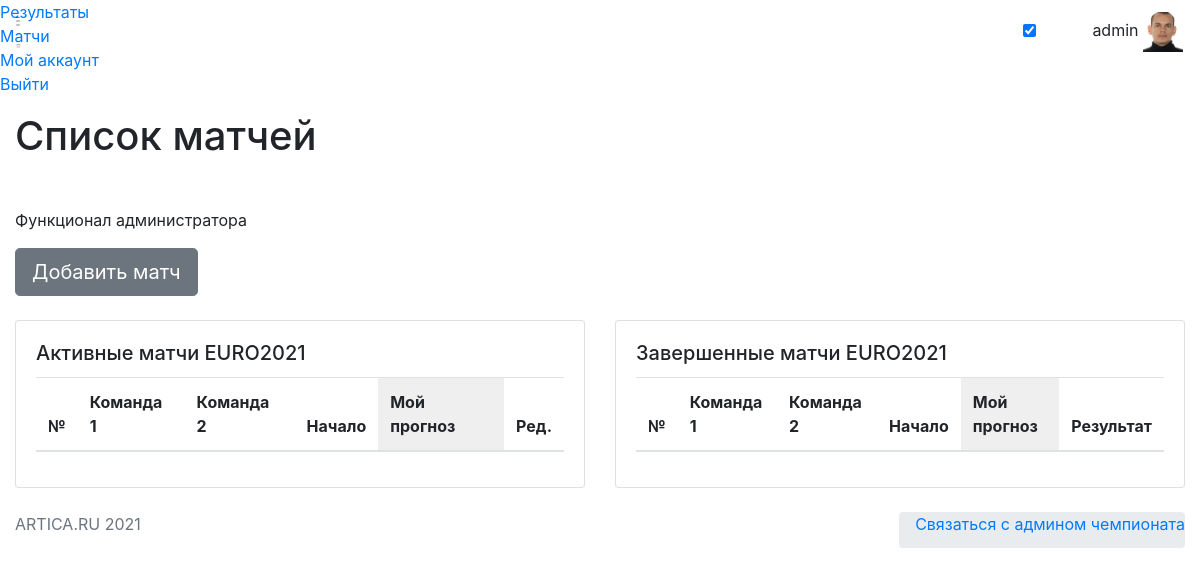
The page /matchs (signed in) on the database as committed earlier.
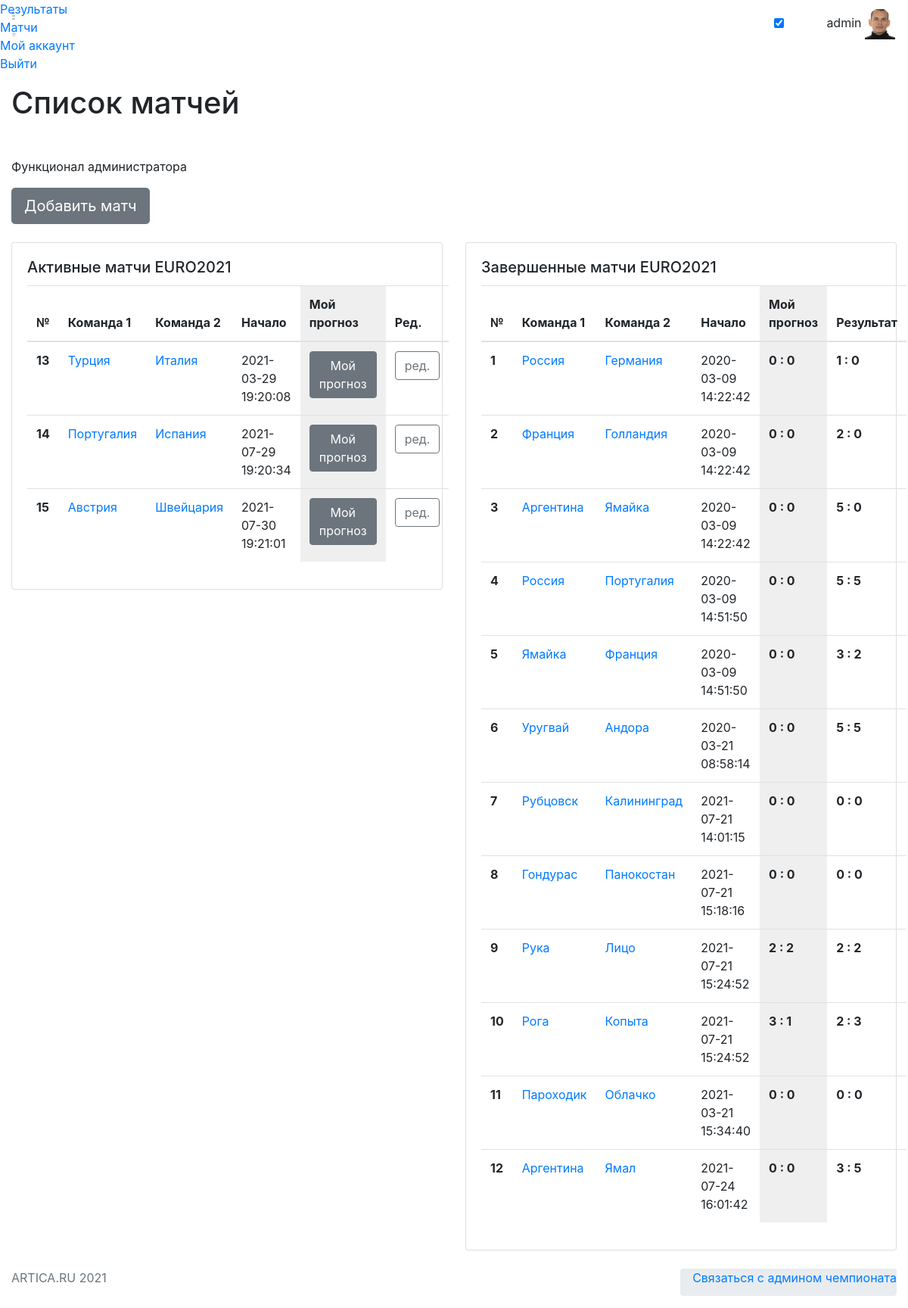
The same page on the database as committed later.
### app/models.py (models this page shows, shortened)
class User(UserMixin, db.Model):
    id = db.Column(db.Integer, primary_key=True)
    username = db.Column(db.String(64), index=True, unique=True)
    email = db.Column(db.String(120), index=True, unique=True)
    password_hash = db.Column(db.String(128))
    pred = db.relationship('Bets', backref='author', lazy='dynamic')
    avatar = db.Column(db.String(128))
    about_me = db.Column(db.String(140))
    fio = db.Column(db.String(140))

class Match(db.Model):
    id = db.Column(db.Integer, primary_key=True)
    team1 = db.Column(db.String(64))
    team2 = db.Column(db.String(64))
    t1_res =  db.Column(db.Integer)
    t2_res = db.Column(db.Integer)
    timestamp = db.Column(db.DateTime, index=True, default=datetime.utcnow)
    completed = db.Column(db.Boolean, default=False)

class Bets(db.Model):
    id = db.Column(db.Integer, primary_key=True)
    match_id = db.Column(db.String(140), db.ForeignKey('match.id'))
    user_id = db.Column(db.Integer, db.ForeignKey('user.id'))
    t1_pre = db.Column(db.Integer, default=0)
    t2_pre = db.Column(db.Integer, default=0)
    comment = db.Column(db.String(140))
    timestamp = db.Column(db.DateTime, index=True, default=datetime.utcnow)
    res_scor = db.Column(db.Integer)

### app/routes.py (the view)
@app.route('/matchs', methods=['GET', 'POST'])
@login_required
def matchs():
    matchs = Match.query.all()
    bets = Bets.query.filter_by(user_id=current_user.id).all()
    return render_template('matchs.html', matchs=matchs, bets=bets)

### app/models.py (called while the page is built)
@login.user_loader
def load_user(id):
    return User.query.get(int(id))

### app/templates/matchs.html (shortened to what this page needs)
{% extends  'base.html' %}
{% block content_title %}
    Список матчей
{% endblock %}
{% block content%}
    {% if current_user.username == 'admin' %}
    <div>
        <p>Функционал администратора</p>
    <form style="padding-bottom: 20px;" action="{{ url_for('matchadd') }}">
        <button type="submit" class="btn btn-secondary btn-lg mb-1">Добавить матч</button>
    </form>
    </div>
    {% endif %}
    <div class="row">
        <div class="col-lg-6 col-md-6 mb-4">
            <div class="card">
                <div class="card-body">
                    <h5 class="card-title">Активные матчи EURO2021</h5>
                        <table  width="100%" class="table">
                            <thead>
                                <tr>
                                    <th width="5px;" scope="col">№</th>
                                    <th scope="col">Команда 1</th>
                                    <th scope="col">Команда 2</th>
                                    <th scope="col">Начало</th>
                                    <th style="background-color: #efefef;" scope="col">Мой прогноз</th>
                                    {% if current_user.username == 'admin' %}<th scope="col">Ред.</th>
                                    {% endif %}
                                </tr>
                            </thead>
                            <tbody>
                                <tr>
                    {% if current_user.username == 'admin' %}
                                {% for match in matchs %}
                                    {% if match.completed%}
                                    {%else%}
                                        <th scope="row">{{match.id}}</th>
                                        <td><a href="{{ url_for('editmatchs', match_id = match.id) }}">{{match.team1}}</a></td>
                                        <td><a href="{{ url_for('editmatchs', match_id = match.id) }}">{{match.team2}}</a></td>
                                        <td>{{match.timestamp}}</td>
                                        {%for bet in bets if bet.match_id | int == match.id | int %}
                                                <td style="background-color: #efefef;"><b>{{bet.t1_pre}} : {{bet.t2_pre}}</b> <a href="{{ url_for('editbets', match_id = match.id) }}"><span class="btn btn btn-outline-secondary btn-xs">Изменить</span></a></td>
                                        {%else%}
                                                <td style="background-color: #efefef;"><b><a href="{{ url_for('editbets', match_id = match.id) }}"><span class="btn btn btn-secondary btn-xs">Мой прогноз</span></a></td>
                                        {% endfor %}
                                        {% if current_user.username == 'admin' %}<th scope="col"><a href="{{ url_for('editmatchs', match_id = match.id) }}"><span class="btn btn btn-outline-secondary btn-xs">ред.</span></a></th>
                                        {% endif %}
                                        </tr>
                                        {% endif %}
                                        {% endfor %}
                     {% endif %}
                            </tr>
                        </tbody>
                    </table>
                </div>
            </div>
        </div>
            <div class="col-lg-6 col-md-6 mb-4">
            <div class="card">
                <div class="card-body">
                    <h5 class="card-title">Завершенные матчи EURO2021</h5>
                        <table  width="100%" class="table">
                            <thead>
                                <tr>
                                    <th width="5px;" scope="col">№</th>
                                    <th scope="col">Команда 1</th>
                                    <th scope="col">Команда 2</th>
                                    <th scope="col">Начало</th>
                                    <th style="background-color: #efefef;" scope="col">Мой прогноз</th>
                                    <th scope="col">Результат</th>
                                </tr>
                            </thead>
                            <tbody>
                                <tr>
                    {% if current_user.username == 'admin' %}
                                {% for match in matchs %}
                                    {% if match.completed%}
                                        <th scope="row">{{match.id}}</th>
                                        <td><a href="{{ url_for('editmatchs', match_id = match.id) }}">{{match.team1}}</a></td>
                                        <td><a href="{{ url_for('editmatchs', match_id = match.id) }}">{{match.team2}}</a></td>
                                        <td>{{match.timestamp}}</td>
                                        {%for bet in bets if bet.match_id | int == match.id | int %}
                                                <td style="background-color: #efefef;"><b>{{bet.t1_pre}} : {{bet.t2_pre}}</b></td>
                                        {%else%}
                                                <td style="background-color: #efefef;"><b>0:0 (авто)</b></td>
                                        {% endfor %}
                                        <td><b>{{match.t1_res}} : {{match.t2_res}}</b></td>
                                        </tr>
                                        {% endif %}
                                        {% endfor %}
                     {% endif %}
                            </tr>
                        </tbody>
                    </table>
                </div>
            </div>
        </div>
    </div>
{% endblock %}

### app/templates/base.html (shortened to what this page needs)
<!DOCTYPE html>
<html lang="en">
<head>
    <link rel="stylesheet" href="https://starbets.herokuapp.com/static/font/iconsmind-s/css/iconsminds.css" />
    <link rel="stylesheet" href="https://starbets.herokuapp.com/static/font/simple-line-icons/css/simple-line-icons.css" />
    <link rel="stylesheet" href="https://starbets.herokuapp.com/static/css/vendor/bootstrap.min.css" />
    <link rel="stylesheet" href="https://starbets.herokuapp.com/static/css/vendor/bootstrap.rtl.only.min.css" />
    <link rel="stylesheet" href="https://starbets.herokuapp.com/static/css/vendor/fullcalendar.min.css" />
    <link rel="stylesheet" href="https://starbets.herokuapp.com/static/css/vendor/dataTables.bootstrap4.min.css" />
    <link rel="stylesheet" href="https://starbets.herokuapp.com/static/css/vendor/datatables.responsive.bootstrap4.min.css" />
    <link rel="stylesheet" href="https://starbets.herokuapp.com/static/css/vendor/select2.min.css" />
    <link rel="stylesheet" href="https://starbets.herokuapp.com/static/css/vendor/select2-bootstrap.min.css" />
    <link rel="stylesheet" href="https://starbets.herokuapp.com/static/css/vendor/perfect-scrollbar.css" />
    <link rel="stylesheet" href="https://starbets.herokuapp.com/static/css/vendor/glide.core.min.css" />
    <link rel="stylesheet" href="https://starbets.herokuapp.com/static/css/vendor/bootstrap-stars.css" />
    <link rel="stylesheet" href="https://starbets.herokuapp.com/static/css/vendor/nouislider.min.css" />
    <link rel="stylesheet" href="https://starbets.herokuapp.com/static/css/vendor/bootstrap-datepicker3.min.css" />
    <link rel="stylesheet" href="https://starbets.herokuapp.com/static/css/vendor/component-custom-switch.min.css" />
    <link rel="stylesheet" href="https://starbets.herokuapp.com/static/css/main.css" />
</head>
<body id="app-container" class="menu-default show-spinner">
    <nav class="navbar fixed-top">
        <div class="d-flex align-items-center navbar-left">
            <a href="#" class="menu-button d-none d-md-block">
                <svg class="main" xmlns="http://www.w3.org/2000/svg" viewBox="0 0 9 17">
                    <rect x="0.48" y="0.5" width="7" height="1" />
                    <rect x="0.48" y="7.5" width="7" height="1" />
                    <rect x="0.48" y="15.5" width="7" height="1" />
                </svg>
                <svg class="sub" xmlns="http://www.w3.org/2000/svg" viewBox="0 0 18 17">
                    <rect x="1.56" y="0.5" width="16" height="1" />
                    <rect x="1.56" y="7.5" width="16" height="1" />
                    <rect x="1.56" y="15.5" width="16" height="1" />
                </svg>
            </a>
        </div>
        <div class="navbar-right">
            <div class="header-icons d-inline-block align-middle">
                <div class="d-none d-md-inline-block align-text-bottom mr-3">
                    <div class="custom-switch custom-switch-primary-inverse custom-switch-small pl-1"
                         data-toggle="tooltip" data-placement="left" title="Dark Mode">
                        <input class="custom-switch-input" id="switchDark" type="checkbox" checked>
                    </div>
                </div>
                <button class="header-icon btn btn-empty d-none d-sm-inline-block" type="button" id="fullScreenButton">
                </button>
            </div>
               {% if current_user.is_anonymous %}{% else %}
            <div class="user d-inline-block">
                <button class="btn btn-empty p-0" type="button" data-toggle="dropdown" aria-haspopup="true"
                    aria-expanded="false">
                    <span class="name">{{ current_user.username }}</span>
                    <span>
                        <img style="object-fit: cover; width: 40px; height: 40px;" alt="Profile picture" src="{{'static/'+current_user.avatar}}" />
                    </span>
                </button>
            </div>
            {% endif %}
        </div>
    </nav>
    <div class="menu">
        <div class="main-menu">
            <div class="scroll">
                <ul class="list-unstyled">
                    {% if current_user.is_anonymous %}
                    <li>
                        <a href="{{ url_for('login') }}">
                            <i class="simple-icon-login"></i> Войти
                        </a>
                    </li>
                    <li>
                        <a href="{{ url_for('register') }}">
                            <i class="simple-icon-user-follow"></i> Регистрация
                        </a>
                    </li>
                    {% else %}
                   <li class="active">
                        <a href="/">
                            <span>Результаты</span>
                        </a>
                    </li>
                    <li>
                        <a href="{{ url_for('matchs') }}">
                             Матчи
                        </a>
                    </li>
                    <li>
                        <a href="{{ url_for('user', username=current_user.username) }}">
                             Мой аккаунт
                        </a>
                    </li>
                    <li>
                        <a href="{{ url_for('logout') }}">
                             Выйти
                        </a>
                    </li>
                 {% endif %}
                </ul>
            </div>
        </div>
    </div>
    <main>
        <div class="container-fluid">
            <div class="row">
                <div class="col-12">
                    <h1>
                     {% block content_title %}
                     {% endblock %}
                    </h1>
                </div>
            </div>
                {% block content%}
                {% endblock %}
        </div>
    </main>
    <footer class="page-footer">
        <div class="footer-content">
            <div class="container-fluid">
                <div class="row">
                    <div class="col-12 col-sm-6">
                        <p class="mb-0 text-muted">ARTICA.RU 2021</p>
                    </div>
                    <div class="col-sm-6 d-none d-sm-block">
                        <ul class="breadcrumb pt-0 pr-0 float-right">
                            <li class="breadcrumb-item mb-0">
                                <a href="tel:+79132344444" class="btn-link">Связаться с админом чемпионата</a>
                            </li>
                        </ul>
                    </div>
                </div>
            </div>
        </div>
    </footer>
</body>
</html>

Rows that differ between the two databases and show on the page:
added Match: id "13", team1 "Турция", team2 "Италия", timestamp "2021-03-29 19:20:08", shown under "Активные матчи EURO2021"
added Match: id "14", team1 "Португалия", team2 "Испания", timestamp "2021-07-29 19:20:34", shown under "Активные матчи EURO2021"
added Match: id "15", team1 "Австрия", team2 "Швейцария", timestamp "2021-07-30 19:21:01", shown under "Активные матчи EURO2021"
added Match: id "1", team1 "Россия", team2 "Германия", timestamp "2020-03-09 14:22:42", t1_res "1", t2_res "0", shown under "Завершенные матчи EURO2021"
added Bets: t1_pre "0", t2_pre "0", shown under "1"
added Match: id "2", team1 "Франция", team2 "Голландия", timestamp "2020-03-09 14:22:42", t1_res "2", t2_res "0", shown under "Завершенные матчи EURO2021"
added Bets: t1_pre "0", t2_pre "0", shown under "2"
added Match: id "3", team1 "Аргентина", team2 "Ямайка", timestamp "2020-03-09 14:22:42", t1_res "5", t2_res "0", shown under "Завершенные матчи EURO2021"
added Bets: t1_pre "0", t2_pre "0", shown under "3"
added Match: id "4", team1 "Россия", team2 "Португалия", timestamp "2020-03-09 14:51:50", t1_res "5", t2_res "5", shown under "Завершенные матчи EURO2021"
added Bets: t1_pre "0", t2_pre "0", shown under "4"
added Match: id "5", team1 "Ямайка", team2 "Франция", timestamp "2020-03-09 14:51:50", t1_res "3", t2_res "2", shown under "Завершенные матчи EURO2021"
added Bets: t1_pre "0", t2_pre "0", shown under "5"
added Match: id "6", team1 "Уругвай", team2 "Андора", timestamp "2020-03-21 08:58:14", t1_res "5", t2_res "5", shown under "Завершенные матчи EURO2021"
added Bets: t1_pre "0", t2_pre "0", shown under "6"
added Match: id "7", team1 "Рубцовск", team2 "Калининград", timestamp "2021-07-21 14:01:15", t1_res "0", t2_res "0", shown under "Завершенные матчи EURO2021"
added Bets: t1_pre "0", t2_pre "0", shown under "7"
added Match: id "8", team1 "Гондурас", team2 "Панокостан", timestamp "2021-07-21 15:18:16", t1_res "0", t2_res "0", shown under "Завершенные матчи EURO2021"
added Bets: t1_pre "0", t2_pre "0", shown under "8"
added Match: id "9", team1 "Рука", team2 "Лицо", timestamp "2021-07-21 15:24:52", t1_res "2", t2_res "2", shown under "Завершенные матчи EURO2021"
added Bets: t1_pre "2", t2_pre "2", shown under "9"
added Match: id "10", team1 "Рога", team2 "Копыта", timestamp "2021-07-21 15:24:52", t1_res "2", t2_res "3", shown under "Завершенные матчи EURO2021"
added Bets: t1_pre "3", t2_pre "1", shown under "10"
added Match: id "11", team1 "Пароходик", team2 "Облачко", timestamp "2021-03-21 15:34:40", t1_res "0", t2_res "0", shown under "Завершенные матчи EURO2021"
added Bets: t1_pre "0", t2_pre "0", shown under "11"
added Match: id "12", team1 "Аргентина", team2 "Ямал", timestamp "2021-07-24 16:01:42", t1_res "3", t2_res "5", shown under "Завершенные матчи EURO2021"
added Bets: t1_pre "0", t2_pre "0", shown under "12"
